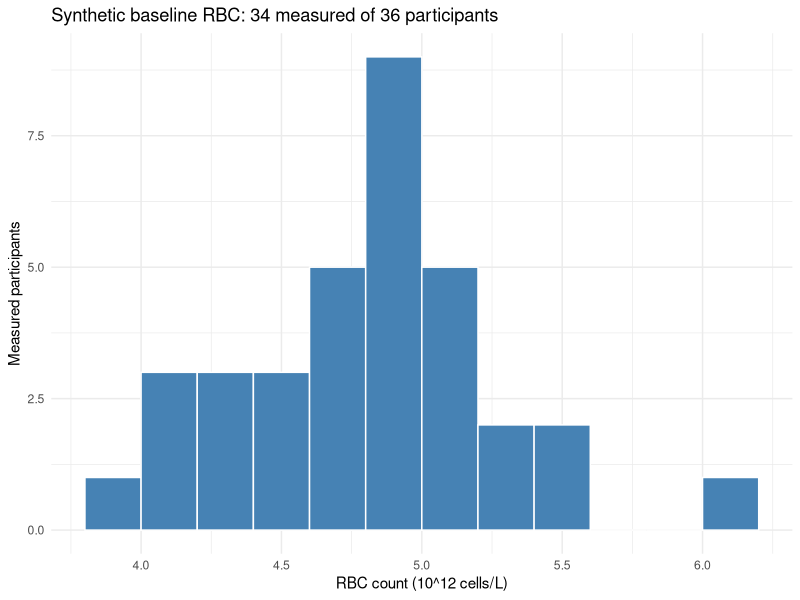
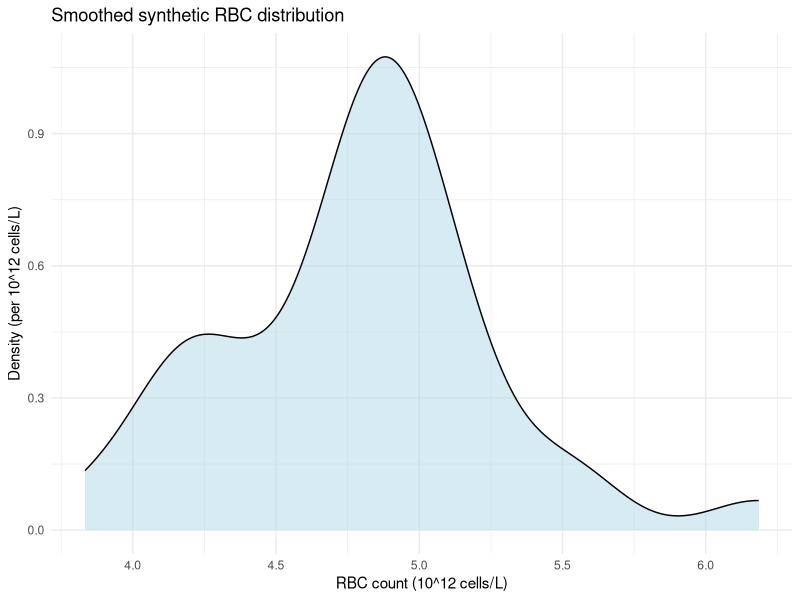
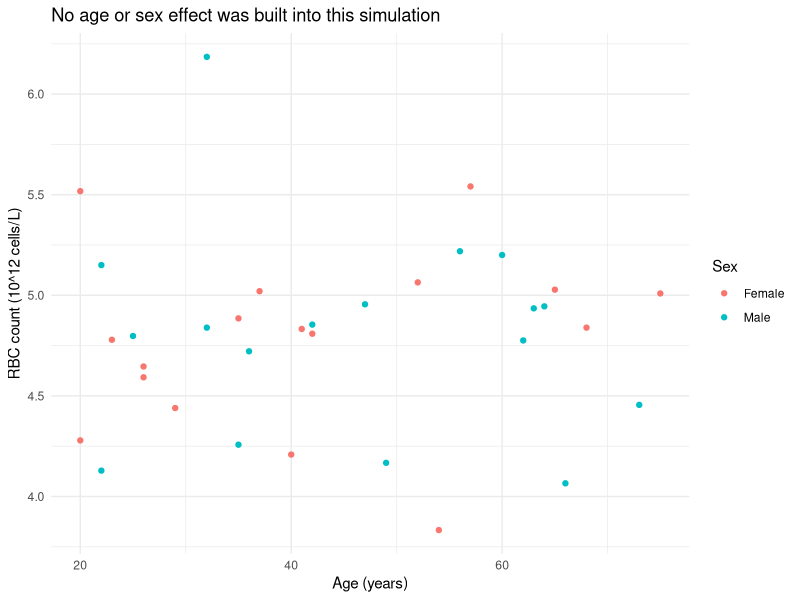
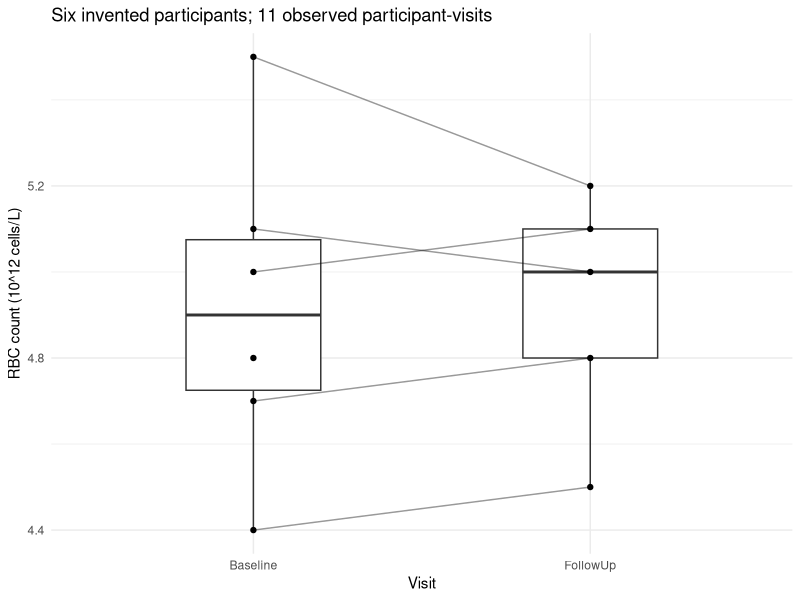

The R script that drew these images, in order:
## ---- chunk 1
needed_packages <- c("tidyr", "dplyr", "ggplot2")
unavailable <- needed_packages[!vapply(needed_packages, requireNamespace, logical(1), quietly = TRUE)]
if (length(unavailable)) stop("Install in your own R library: ", paste(unavailable, collapse = ", "))
bounded_normal <- function(n, centre, spread, lower, upper) {
  if (length(n) != 1L || !is.finite(n) || n < 1 || n != floor(n)) stop("n must be a positive integer")
  if (!all(is.finite(c(centre, spread, lower, upper))) || spread <= 0 || lower >= upper) {
    stop("Need finite parameters, positive spread, and ordered bounds")
  }
  values <- numeric(0)
  for (attempt in seq_len(1000L)) {
    batch <- rnorm(max(20L, n), mean = centre, sd = spread)
    values <- c(values, batch[batch >= lower & batch <= upper])
    if (length(values) >= n) return(values[seq_len(n)])
  }
  stop("Bounds rejected too many draws; reconsider the generator")
}
## ---- chunk 2
simulate_cohort <- function(seed) {
  set.seed(seed)
  n <- 36L
  data.frame(
    Participant_ID = sprintf("B%03d", seq_len(n)),
    Age = sample(20:75, n, replace = TRUE),
    Sex = factor(sample(c("Female", "Male"), n, replace = TRUE), levels = c("Female", "Male")),
    RBC_Count = bounded_normal(n, 4.8, 0.4, 3.6, 6.2),
    WBC_Count = bounded_normal(n, 7, 1.5, 3.5, 12)
  )
}
participants <- simulate_cohort(68104L)
stopifnot(identical(participants, simulate_cohort(68104L)))
stopifnot(nrow(participants) == 36L, !anyDuplicated(participants$Participant_ID))
stopifnot(all(participants$Age >= 20 & participants$Age <= 75))
stopifnot(all(participants$RBC_Count >= 3.6 & participants$RBC_Count <= 6.2))
stopifnot(all(participants$WBC_Count >= 3.5 & participants$WBC_Count <= 12))
print(head(participants))
print(round(c(RBC_mean = mean(participants$RBC_Count), WBC_mean = mean(participants$WBC_Count)), 3))
## ---- chunk 3
participants$RBC_Count[c(4, 27)] <- NA_real_
participants$Measurement_Status <- factor(
  ifelse(is.na(participants$RBC_Count), "Missing", "Observed"),
  levels = c("Observed", "Missing")
)
participants$RBC_Band <- factor(
  ifelse(is.na(participants$RBC_Count), NA_character_,
         ifelse(participants$RBC_Count < 4.8, "Below simulation centre", "At/above simulation centre")),
  levels = c("Below simulation centre", "At/above simulation centre")
)
print(table(participants$Measurement_Status))
print(table(participants$RBC_Band, useNA = "ifany"))
stopifnot(sum(is.na(participants$RBC_Count)) == 2L, sum(is.na(participants$RBC_Band)) == 2L)
## ---- chunk 4
visits_wide <- data.frame(
  Participant_ID = sprintf("V%02d", 1:6),
  Sex = factor(c("Female", "Male", "Female", "Male", "Female", "Male")),
  RBC_Baseline = c(4.4, 5.1, 4.8, 5.5, 4.7, 5.0),
  RBC_FollowUp = c(4.5, 5.0, NA, 5.2, 4.8, 5.1)
)
stopifnot(!anyDuplicated(visits_wide$Participant_ID))
visits_long <- tidyr::pivot_longer(visits_wide, cols = c(RBC_Baseline, RBC_FollowUp),
                                  names_to = "Visit", names_prefix = "RBC_", values_to = "RBC_Count")
visits_long$Visit <- factor(visits_long$Visit, levels = c("Baseline", "FollowUp"))
visits_long$Measurement_Status <- ifelse(is.na(visits_long$RBC_Count), "Missing", "Observed")
print(visits_long)
stopifnot(nrow(visits_long) == 12L, sum(is.na(visits_long$RBC_Count)) == 1L)
stopifnot(!anyDuplicated(visits_long[c("Participant_ID", "Visit")]))
## ---- chunk 5
recovered <- tidyr::pivot_wider(visits_long[c("Participant_ID", "Sex", "Visit", "RBC_Count")],
                                names_from = Visit, names_prefix = "RBC_", values_from = RBC_Count)
recovered <- recovered[match(visits_wide$Participant_ID, recovered$Participant_ID), names(visits_wide)]
stopifnot(nrow(recovered) == 6L)
stopifnot(isTRUE(all.equal(as.data.frame(recovered), visits_wide, check.attributes = FALSE)))
## ---- chunk 6
visit_summary <- dplyr::summarise(dplyr::group_by(visits_long, Visit),
  n_total = dplyr::n(), n_measured = sum(!is.na(RBC_Count)), n_missing = sum(is.na(RBC_Count)),
  mean_RBC = if (all(is.na(RBC_Count))) NA_real_ else mean(RBC_Count, na.rm = TRUE), .groups = "drop")
print(visit_summary)
stopifnot(identical(visit_summary$n_total, c(6L, 6L)))
stopifnot(identical(visit_summary$n_measured, c(6L, 5L)))
stopifnot(isTRUE(all.equal(visit_summary$mean_RBC, c(29.5/6, 4.92))))
## ---- chunk 7
observed_RBC <- participants[!is.na(participants$RBC_Count), ]
stopifnot(nrow(observed_RBC) == 34L)
print(ggplot2::ggplot(observed_RBC, ggplot2::aes(RBC_Count)) +
  ggplot2::geom_histogram(binwidth = 0.2, boundary = 0, fill = "steelblue", colour = "white") +
  ggplot2::labs(title = "Synthetic baseline RBC: 34 measured of 36 participants",
                x = "RBC count (10^12 cells/L)", y = "Measured participants") + ggplot2::theme_minimal())
## ---- chunk 8
print(ggplot2::ggplot(observed_RBC, ggplot2::aes(RBC_Count)) +
  ggplot2::geom_density(fill = "lightblue", alpha = 0.5) +
  ggplot2::labs(x = "RBC count (10^12 cells/L)", y = "Density (per 10^12 cells/L)",
                title = "Smoothed synthetic RBC distribution") + ggplot2::theme_minimal())
print(ggplot2::ggplot(observed_RBC, ggplot2::aes(Age, RBC_Count, colour = Sex)) +
  ggplot2::geom_point() + ggplot2::labs(x = "Age (years)", y = "RBC count (10^12 cells/L)",
    title = "No age or sex effect was built into this simulation") + ggplot2::theme_minimal())
## ---- chunk 9
observed_visits <- visits_long[!is.na(visits_long$RBC_Count), ]
print(ggplot2::ggplot(observed_visits, ggplot2::aes(Visit, RBC_Count)) +
  ggplot2::geom_boxplot(width = 0.4, outlier.shape = NA) +
  ggplot2::geom_line(ggplot2::aes(group = Participant_ID), alpha = 0.4) +
  ggplot2::geom_point() + ggplot2::labs(x = "Visit", y = "RBC count (10^12 cells/L)",
    title = "Six invented participants; 11 observed participant-visits") + ggplot2::theme_minimal())
## ---- chunk 10
complete_pairs <- complete.cases(visits_wide[c("RBC_Baseline", "RBC_FollowUp")])
paired_changes <- with(visits_wide[complete_pairs, ], RBC_FollowUp - RBC_Baseline)
print(paired_changes)
print(mean(paired_changes))
stopifnot(sum(complete_pairs) == 5L)
stopifnot(isTRUE(all.equal(paired_changes, c(0.1, -0.1, -0.3, 0.1, 0.1))))
stopifnot(isTRUE(all.equal(mean(paired_changes), -0.02)))
## ---- chunk 11
mastery_visits <- data.frame(id = c("fresh01", "fresh02", "fresh03"),
                            before = c(4, 7, NA_real_), after = c(5, 9, 8))
stopifnot(!anyDuplicated(mastery_visits$id))
mastery_pairs <- mastery_visits[complete.cases(mastery_visits), ]
mastery_change <- mastery_pairs$after - mastery_pairs$before
print(c(pairs = nrow(mastery_pairs), mean_change = mean(mastery_change)))
stopifnot(nrow(mastery_pairs) == 2, identical(mastery_change, c(1, 2)),
          mean(mastery_change) == 1.5)
